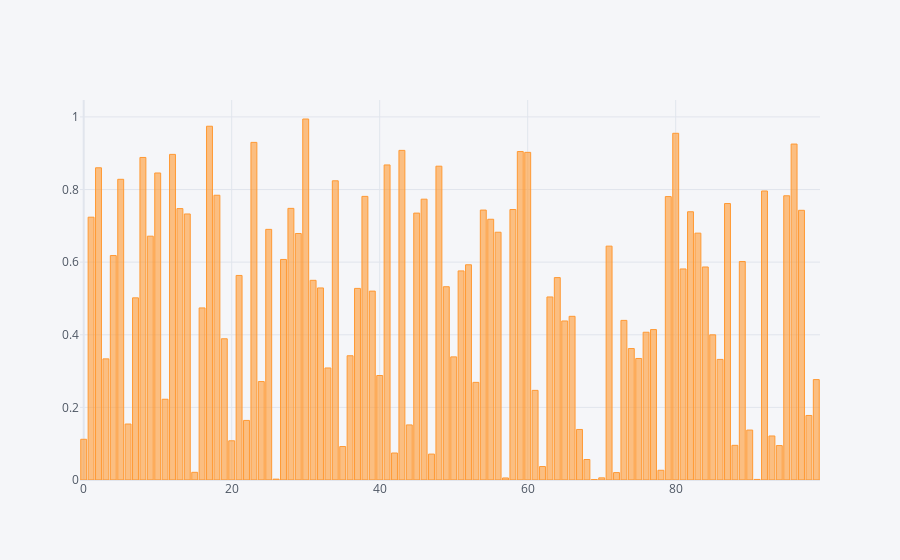

Notebook source saved alongside this figure:
### Code cell
df2["a"].iplot(kind = "bar")
